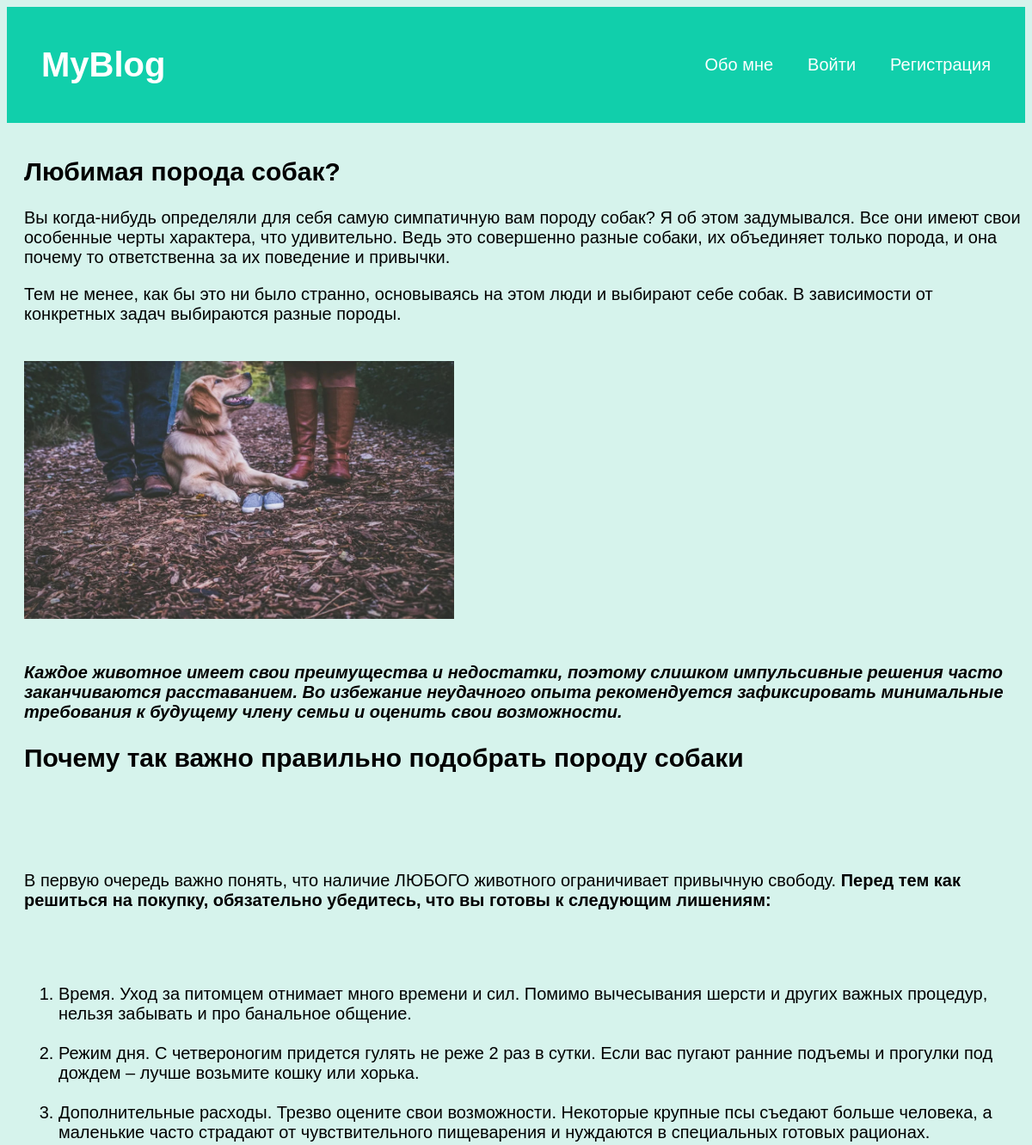
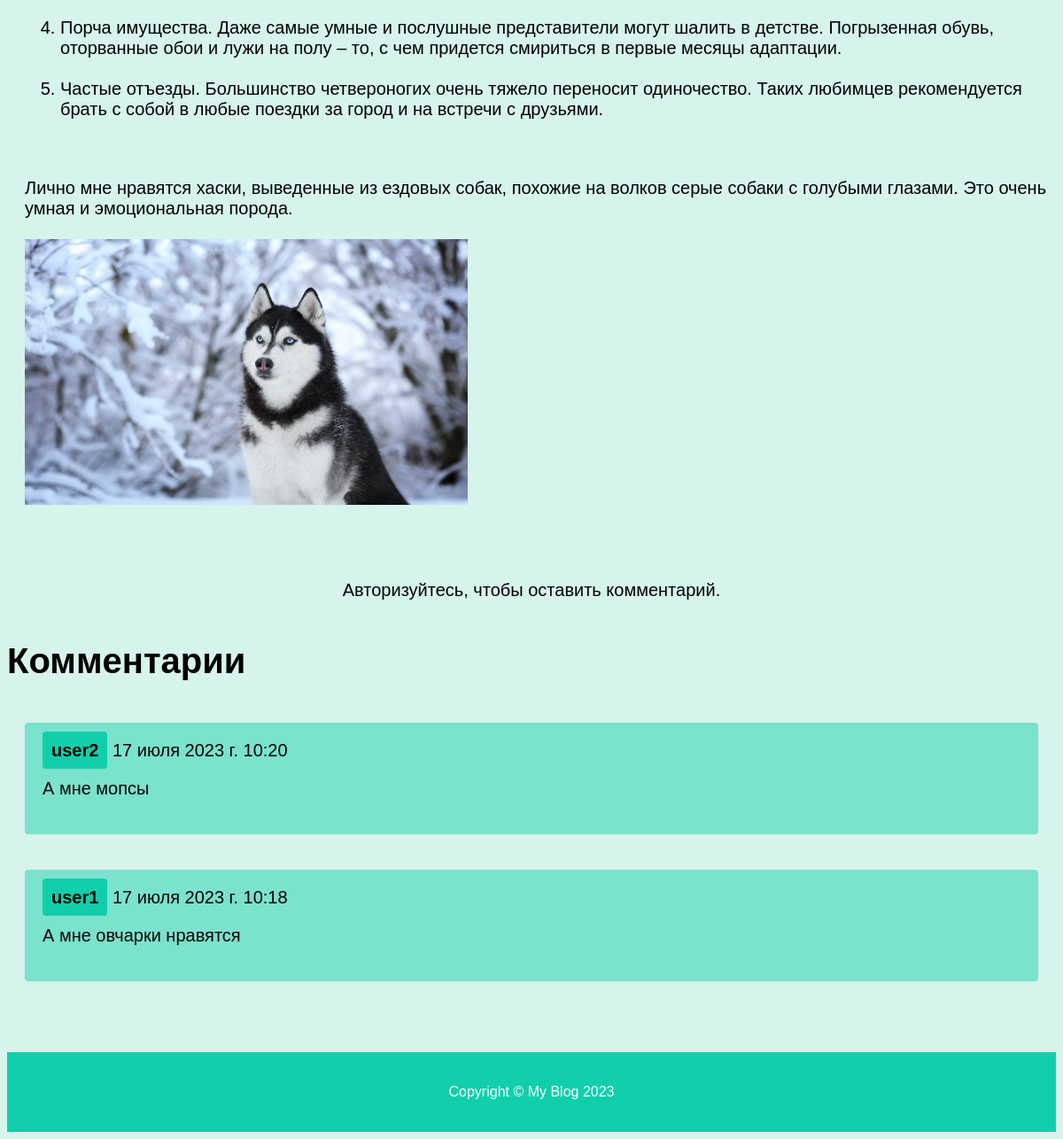
The app's page /post/4 with its own data (2 pictures, top to bottom).
### blog/models.py (models this page shows, shortened)
class Article(models.Model):
    title = models.CharField(max_length=255)
    content = models.TextField(blank=True)
    time_create = models.DateTimeField(auto_now_add=True)
    time_update = models.DateTimeField(auto_now=True)
    is_published = models.BooleanField(default=True)
    class Meta:
        ordering = ['id']

class Comments(models.Model):
    article = models.ForeignKey(Article, on_delete=models.CASCADE, related_name='comments_article', to_field='id')
    user = models.ForeignKey(User, on_delete=models.CASCADE, to_field='id')
    username = models.TextField(blank=True)
    content = models.TextField(blank=False)
    time_create = models.DateTimeField(auto_now_add=True)
    class Meta:
        ordering = ['id']

### blog/views.py (the view)
# urls.py: path('post/<int:post_id>', ShowPost, name='post'),
def ShowPost(request, post_id):
    post = Article.objects.get(pk=post_id)
    coms = post.comments_article.all()[::-1]
    if request.method == 'POST':
        form = CommentForm(request.POST)
        if form.is_valid():
            user = User.objects.get(pk=request.user.id)
            comment = form.cleaned_data['content']  # Получение значения поля "comment"
            Comments.objects.create(content=comment, user=user, article=post, username=request.user.username)
            return redirect(request.META.get('HTTP_REFERER'))
    else:
        form = CommentForm()
    return render(request, 'blog/post.html', {'post': post, 'form': form, 'comments': coms})

### blog/templates/blog/post.html
{% extends "blog/index.html" %}
{% block head %}
  {% load static %}
{% endblock %}
{% block content %}
  <div class="mainSubText">
    <h2>{{ post.title }}</h2>
    {% autoescape off %}
    {{ post.content|linebreaks }}
    {% endautoescape %}
  </div>
  <div class="maintext">
  {% if request.user.is_authenticated %}
    <h2 style="margin: 20px">Добавить комментарий</h2>
    <form action="" method="post">
      {% csrf_token %}
      <div style="display: flex;">
      {{ form.content }}
      <button style="margin: 0px; margin-bottom: 20px; margin-left: 20px; margin-top: 50px;" class="searchButton" type="submit">Добавить</button>
      </div>
      <hr>
    </form>
  {% else %}
    <div class="maintext">Авторизуйтесь, чтобы оставить комментарий.</div>
  {% endif %}
    <h1>Комментарии</h1>
    {% for com in comments %}
      <div class="comment_content">
        <span class="comment_name"><b>{{com.username}}</b></span>
        <span>{{com.time_create}}</span>
        <p>{{com.content}}</p>
      </div>
    {% endfor %}
  </div>
{% endblock %}

### blog/templates/blog/index.html (shortened to what this page needs)
{% load static %}
<!DOCTYPE html>
<html lang="en">
<head>
    <link rel="stylesheet" type="text/css" href="{% static 'blog/css/mainStyle.css' %}">
</head>
<body>
    <header>
        <h1><a href="{% url 'home' %}">MyBlog</a></h1>
        <nav>
            <ul>
                <li><a href="{% url 'about' %}">Обо мне</a></li>
                {% if request.user.is_authenticated %}
                <li>{{user.username}}</li>
                <li><a href="{% url 'logout' %}">Выйти</a></li>
                {% else %}
                <li><a href="{% url 'login' %}">Войти</a></li>
                <li><a href="{% url 'register' %}">Регистрация</a></li>
                {% endif %}
            </ul>
        </nav>
    </header>
    {% block content %}{% endblock %}
    <footer>
      <p>Copyright &copy; My Blog 2023
    </footer>
</body>
</html>

### blog/static/blog/css/mainStyle.css (style rules this page uses)
header { background-color: #11cfab; color: white; display: flex; justify-content: space-between; align-items: center; padding: 20px; font-family: "Avant Garde", Avantgarde, "Century Gothic", CenturyGothic, AppleGothic, sans-serif }
html { background-color: #d6f3ec; }
header a { color: white; text-decoration: none; }
header h1 { font-size: 40px; margin: 20px; }
nav ul { display: flex; flex-direction: row; justify-content: space-around; }
nav ul li { list-style: none; margin: 20px; font-size: 20px; }
.maintext { display: flex; flex-direction: column; font-size: 20px; margin: 20px; margin-top: 40px; margin-right: auto; margin-left: auto; font-family: "Avant Garde", Avantgarde, "Century Gothic", CenturyGothic, AppleGothic, sans-serif }
.mainSubText { font-size: 20px; margin: 20px; margin-top: 40px; margin-right: auto; margin-left: 20px; font-family: "Avant Garde", Avantgarde, "Century Gothic", CenturyGothic, AppleGothic, sans-serif }
footer { background-color: #11cfab; color: white; text-align: center; padding: 20px; font-family: "Avant Garde", Avantgarde, "Century Gothic", CenturyGothic, AppleGothic, sans-serif }
.comment_name { padding: 10px; background-color: #11cfab; border-radius: 4px; }
.comment_content { margin: 20px; padding: 20px; background-color: #11cfab78; border-radius: 4px; }

### records on screen
Article: title "Любимая порода собак?", content "Вы когда-нибудь определяли для себя самую симпатичную вам породу собак? Я об этом задумывался. Все они имеют свои особенные черты характера, что удивительно. Ведь это совершенно разные собаки, их объединяет только порода, и она почему то ответственна за их поведение и привычки. Тем не менее, как бы это ни было странно, основываясь на этом люди и выбирают себе собак. В зависимости от конкретных задач выбираются разные породы. Каждое животное имеет свои преимущества и недостатки, поэтому слишком импульсивные решения часто заканчиваются расставанием. Во избежание неудачного опыта рекомендуется зафиксировать минимальные требования к будущему члену семьи и оценить свои возможности. Почему так…", content (picture)
Comments: username "user2", time_create "17 июля 2023 г. 10:20", content "А мне мопсы"
Comments: username "user1", time_create "17 июля 2023 г. 10:18", content "А мне овчарки нравятся"
